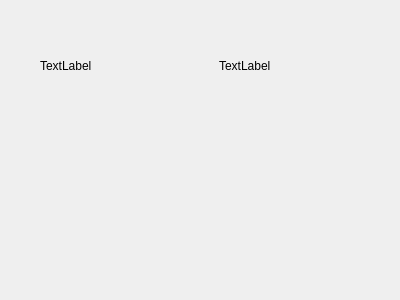
<?xml version="1.0" encoding="UTF-8"?>
<ui version="4.0">
 <class>Choose_module</class>
 <widget class="QDialog" name="Choose_module">
  <property name="geometry">
   <rect>
    <x>0</x>
    <y>0</y>
    <width>400</width>
    <height>300</height>
   </rect>
  </property>
  <property name="windowTitle">
   <string>Dialog</string>
  </property>
  <widget class="QLabel" name="label">
   <property name="geometry">
    <rect>
     <x>40</x>
     <y>20</y>
     <width>111</width>
     <height>91</height>
    </rect>
   </property>
   <property name="text">
    <string>TextLabel</string>
   </property>
  </widget>
  <widget class="QLabel" name="label_2">
   <property name="geometry">
    <rect>
     <x>219</x>
     <y>20</y>
     <width>111</width>
     <height>91</height>
    </rect>
   </property>
   <property name="text">
    <string>TextLabel</string>
   </property>
  </widget>
 </widget>
 <resources/>
 <connections/>
</ui>
